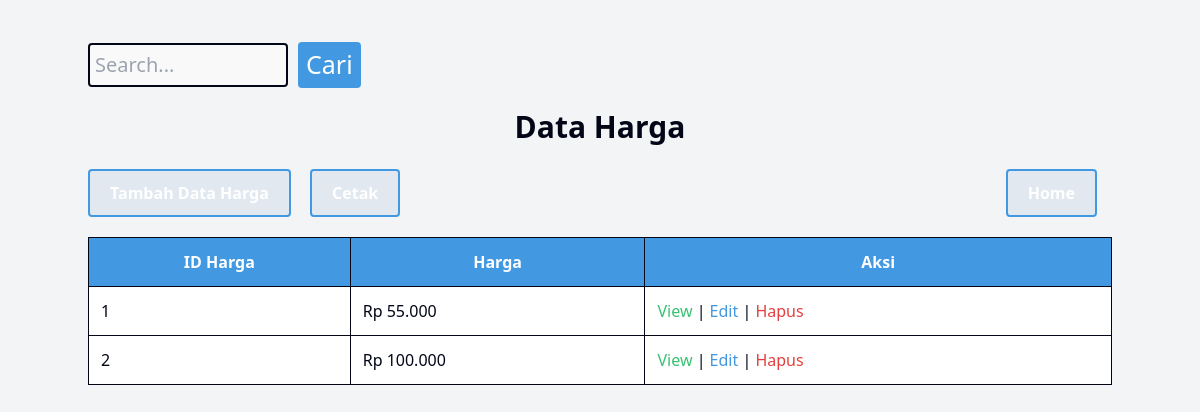
Page /rentalmobil/public/dashboard/data/dashboardharga.php on the committed database.
### tables this page shows
CREATE TABLE `harga` (
  `idharga` int(11) NOT NULL,
  `harga_perhari` int(11) DEFAULT NULL
);

### rentalmobil/public/dashboard/data/dashboardharga.php (the view, shortened to what this page needs)
<?php
	include_once("../../../config/koneksi.php");
?>
<!DOCTYPE html>
<html>
<head>
	<link rel="stylesheet" href="../../css/output.css">
</head>
<body class="bg-gray-100">
	<div class="container mx-auto py-8">
		<form action="dashboardharga.php" method="GET" class="mb-4">
           <div class="search-container">
                <input type="text" name="cari" placeholder="Search..." class="border border-gray-400 rounded-md px-2 py-1" style="font-size: 20px;">
                <input type="submit" value="Cari" class="btn bg-blue-500 text-white px-4 py-1 rounded-md" style="font-size: 25px;">
            </div>
        </form>
	<h1> Data Harga </h1>
		<nav>
			<div>
				<a href="../../harga/view/tambah.php" class="btn bg-blue-500 text-white">Tambah Data Harga</a>
				<a href="../../harga/view/cetak.php" target="_blank" class="btn bg-blue-500 text-white">Cetak</a>
			</div>
            <div>
                <a href="../dashboard.php" class="btn bg-blue-500 text-white">Home</a>
            </div>
        </nav>
	<table border="1">
			<?php
				if (isset($_GET['cari'])) {
					$cari = $_GET['cari'];
					$ambildata = mysqli_query($kon, "SELECT * FROM harga WHERE idharga LIKE '%".$cari."%' OR harga_perhari LIKE '%".$cari."%'");
				} else {
					$ambildata = mysqli_query($kon, "SELECT * FROM harga ORDER BY idharga ASC ");
				}
			?>
		<tr>
			<th class="border border-gray-400 px-4 py-2 text-center"> ID Harga </th>
			<th class="border border-gray-400 px-4 py-2 text-center"> Harga </th>
			<th class="border border-gray-400 px-4 py-2 text-center"> Aksi </th>
		</tr>
		<tbody>
		<?php
			while ($userAmbilData = mysqli_fetch_array($ambildata)) {
				echo "<tr>";
					echo "<td class='border border-gray-400 px-4 py-2'>" . $id_harga = $userAmbilData['idharga'] . "</td>";
					echo "<td class='border border-gray-400 px-4 py-2'>Rp " . number_format($userAmbilData['harga_perhari'], 0, ',', '.') . "</td>";
					echo "<td class='border border-gray-400 px-4 py-2'>
							<a href='../../harga/view/view.php?idharga=" . $userAmbilData['idharga'] . "' class='btn btn-view'> View </a> |
							<a href='../../harga/iew/update.php?idharga=" . $userAmbilData['idharga'] . "' class='btn btn-edit'> Edit </a> |
							<a href='../../harga/controller/hargahapus.php?idharga=" . $userAmbilData['idharga'] ."' class='btn btn-hapus'> Hapus </a>
						</td>";
				echo "</tr>";
			}
		?>
		</tbody>
	</table>
	</div>
</body>
</html>

### rentalmobil/public/dashboard/data/dashboardharga.php (style rules this page uses)
h1 { text-align: center; color: #020617; font-weight: bold; margin-bottom: 20px; font-size: 30px; }
nav { display: flex; justify-content: space-between; align-items: center; margin-bottom: 10px; }
nav a { padding: 10px 20px; margin-right: 15px; color: #1a365d; font-weight: bold; text-decoration: none; display: inline-block; background-color: #e2e8f0; border: 2px solid #4299e1; border-radius: 4px; }
table { border-collapse: collapse; width: 100%; margin-top: 20px; }
th, td { border: 3px solid #020617; padding: 12px; text-align: left; color: #020617; background-color: #fff; }
th:first-child { color: #fff; }
th { font-weight: bold; background-color: #4299e1; }
td { font-size: 16px; }
th:first-child, th:nth-child(2), th:nth-child(3) { color: #fff; }
.btn-view { color: #38c172; }
.btn-edit { color: #4299e1; }
.btn-hapus { color: #e53e3e; }
.search-container { display: flex; align-items: center; }
.search-container input[type=text] { width: 200px; margin-top: 10px; padding: 5px; font-size: 5px; border: 2px solid #020617; border-radius: 4px; background-color: rgba(255, 255, 255, 0.5); }
.search-container input[type=submit] { background-color: #4299e1; color: white; border: none; padding: 4px 8px; border-radius: 4px; cursor: pointer; font-size: 14px; margin-left: 10px; margin-top: 10px; }

### rows in the picture
harga: idharga "1", harga_perhari "55.000"
harga: idharga "2", harga_perhari "100.000"
